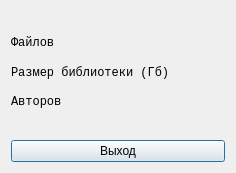
<?xml version="1.0" encoding="UTF-8"?>
<ui version="4.0">
 <class>Dialog</class>
 <widget class="QDialog" name="Dialog">
  <property name="geometry">
   <rect>
    <x>0</x>
    <y>0</y>
    <width>236</width>
    <height>173</height>
   </rect>
  </property>
  <property name="windowTitle">
   <string>catalogue::get_info()</string>
  </property>
  <layout class="QGridLayout" name="gridLayout">
   <item row="2" column="0">
    <spacer name="horizontalSpacer">
     <property name="orientation">
      <enum>Qt::Horizontal</enum>
     </property>
     <property name="sizeHint" stdset="0">
      <size>
       <width>40</width>
       <height>20</height>
      </size>
     </property>
    </spacer>
   </item>
   <item row="1" column="0">
    <layout class="QHBoxLayout" name="horizontalLayout">
     <item>
      <layout class="QVBoxLayout" name="verticalLayout">
       <item>
        <widget class="QLabel" name="label">
         <property name="font">
          <font>
           <family>Monospace</family>
          </font>
         </property>
         <property name="text">
          <string>Файлов</string>
         </property>
        </widget>
       </item>
       <item>
        <widget class="QLabel" name="label_2">
         <property name="font">
          <font>
           <family>Monospace</family>
          </font>
         </property>
         <property name="text">
          <string>Размер библиотеки (Гб)</string>
         </property>
        </widget>
       </item>
       <item>
        <widget class="QLabel" name="label_3">
         <property name="font">
          <font>
           <family>Monospace</family>
          </font>
         </property>
         <property name="text">
          <string>Авторов</string>
         </property>
        </widget>
       </item>
      </layout>
     </item>
     <item>
      <spacer name="verticalSpacer">
       <property name="orientation">
        <enum>Qt::Vertical</enum>
       </property>
       <property name="sizeHint" stdset="0">
        <size>
         <width>20</width>
         <height>40</height>
        </size>
       </property>
      </spacer>
     </item>
     <item>
      <layout class="QVBoxLayout" name="verticalLayout_2">
       <item>
        <widget class="QLabel" name="label_4">
         <property name="font">
          <font>
           <family>Monospace</family>
          </font>
         </property>
         <property name="text">
          <string/>
         </property>
        </widget>
       </item>
       <item>
        <widget class="QLabel" name="label_5">
         <property name="font">
          <font>
           <family>Monospace</family>
          </font>
         </property>
         <property name="text">
          <string/>
         </property>
        </widget>
       </item>
       <item>
        <widget class="QLabel" name="label_6">
         <property name="font">
          <font>
           <family>Monospace</family>
          </font>
         </property>
         <property name="text">
          <string/>
         </property>
        </widget>
       </item>
      </layout>
     </item>
    </layout>
   </item>
   <item row="3" column="0">
    <widget class="QPushButton" name="pushButton">
     <property name="text">
      <string>Выход</string>
     </property>
    </widget>
   </item>
   <item row="0" column="0">
    <spacer name="horizontalSpacer_2">
     <property name="orientation">
      <enum>Qt::Horizontal</enum>
     </property>
     <property name="sizeHint" stdset="0">
      <size>
       <width>40</width>
       <height>20</height>
      </size>
     </property>
    </spacer>
   </item>
  </layout>
 </widget>
 <resources/>
 <connections>
  <connection>
   <sender>pushButton</sender>
   <signal>clicked()</signal>
   <receiver>Dialog</receiver>
   <slot>close()</slot>
   <hints>
    <hint type="sourcelabel">
     <x>310</x>
     <y>273</y>
    </hint>
    <hint type="destinationlabel">
     <x>199</x>
     <y>149</y>
    </hint>
   </hints>
  </connection>
 </connections>
</ui>
